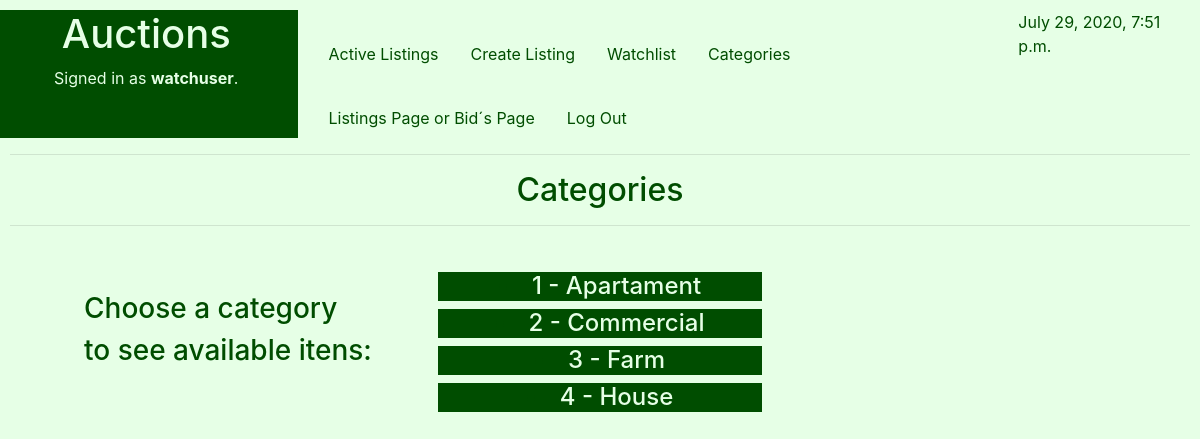
The page /Categories (signed in) on the database its author committed.
### auctions/models.py (models this page shows, shortened)
class User(AbstractUser):
    pass

class Categories(models.Model):
    Ccode=models.IntegerField() #key
    Cdescription = models.CharField(max_length=50)

### auctions/views.py (the view)
# urls.py: path('Categories', views.Categories_view, name='Categories'),
@login_required
def Categories_view(request):
    d = datetime.now()
    context= {
        "d": d,
        "Categories": Categories.objects.all(),
        }
    return render(request, "auctions/Categories.html", context)

### auctions/templates/auctions/Categories.html (shortened to what this page needs)
{% extends "auctions/layout.html" %}
{% block body %}
<h2 style=" text-align: center;">Categories</h2>
<hr>
<div class="form-group" >
      {% if Categories|length > 0 %}
	        <div class="container" style="width:90%">
		          <div class="row" width="1000px;">
                  <div class="col-lg-4" style="position:relative; top:50px">
                      <h3>Choose a category</h3>
                      <h3>to see available itens:</h3>
                  </div>
                  <div class="col-lg-4" >
					              {% for Category in Categories %}
                            <h4><li style="background-color:#004d00 ; text-align: center; position:relative; top:30px">
                                <a style="color:#e6ffe6;" href= "{% url 'auctions:CategoryShow' C_description=Category.Cdescription  %}">
                                      {{ Category.Ccode }} - {{ Category.Cdescription }}</a>
                                </li><h4>
				                {% endfor %}
                  </div>
                  <div class="col-lg-4">
                  </div>
			        </div
          </div>
        {% else %}
	         	<div class="form-group">
		          	<output><h1>No matches found</h1></output>
	        	</div>
	      {% endif %}
</div>
{% endblock %}

### auctions/templates/auctions/layout.html (shortened to what this page needs)
{% load static %}
<!DOCTYPE html>
<html lang="en">
    <head>
        <link rel="stylesheet" href="https://stackpath.bootstrapcdn.com/bootstrap/4.4.1/css/bootstrap.min.css">
        <link rel="stylesheet" href="https://cdnjs.cloudflare.com/ajax/libs/font-awesome/4.7.0/css/font-awesome.min.css">
        <link href="{% static 'auctions/styles.css' %}" rel="stylesheet">
    </head>
    <body>
        <div class="row">
            <div class="col-lg-3" style="background-color:#004d00;color:#e6ffe6 ;">
                <h1 style="text-align: center;">Auctions</h1>
                {% if user.is_authenticated %}
                    <p style="text-align: center;">Signed in as <strong >{{ user.username }}</strong>.</p>
                {% else %}
                    <p style="text-align: center;">Not signed in.</p>
                {% endif %}
            </div>
            <div class="col-lg-7" >
                <ul class="nav">
                <li class="nav-item"><br>
                  <a  style="color:  #004d00;" class="nav-link" href="{% url 'auctions:index' %}">Active Listings</a>
                </li>
                {% if user.is_authenticated %}
                    <li class="nav-item"><br>
                    <a  style="color:  #004d00;" class="nav-link" href="{% url 'auctions:CreateListings' %}">Create Listing</a>
                    </li>
                    <li class="nav-item"><br>
                    <a  style="color:  #004d00;" class="nav-link" href="{% url 'auctions:Watchlist' %}">Watchlist</a>
                    </li>
                    <li class="nav-item"><br>
                    <a  style="color:  #004d00;" class="nav-link" href="{% url 'auctions:Categories' %}">Categories</a>
                    </li>
                    <li class="nav-item"><br>
                    <a  style="color:  #004d00;" class="nav-link" href="{% url 'auctions:Listingspage' %}">Listings Page or Bid´s Page</a>
                    </li>
                    <li class="nav-item"><br>
                    <a  style="color:  #004d00;" class="nav-link" href="{% url 'auctions:logout' %}">Log Out</a>
                    </li>
                {% endif %}
                </ul>
            </div>
            <div class="col-lg-2" >
                <p> {{d}} </p>
            </div>
        </div>
      <hr>
      {% block body %}
      {% endblock %}
    </body>
</html>

### auctions/static/auctions/styles.css (style rules this page uses)
body { padding: 10px; }

### auctions/templates/auctions/layout.html (style rules this page uses)
body { background-color:#e6ffe6 ; color: #004d00; }

### rows shown on the page
User: username "watchuser"
Categories: Ccode "1", Cdescription "Apartament"
Categories: Ccode "2", Cdescription "Commercial"
Categories: Ccode "3", Cdescription "Farm"
Categories: Ccode "4", Cdescription "House"
